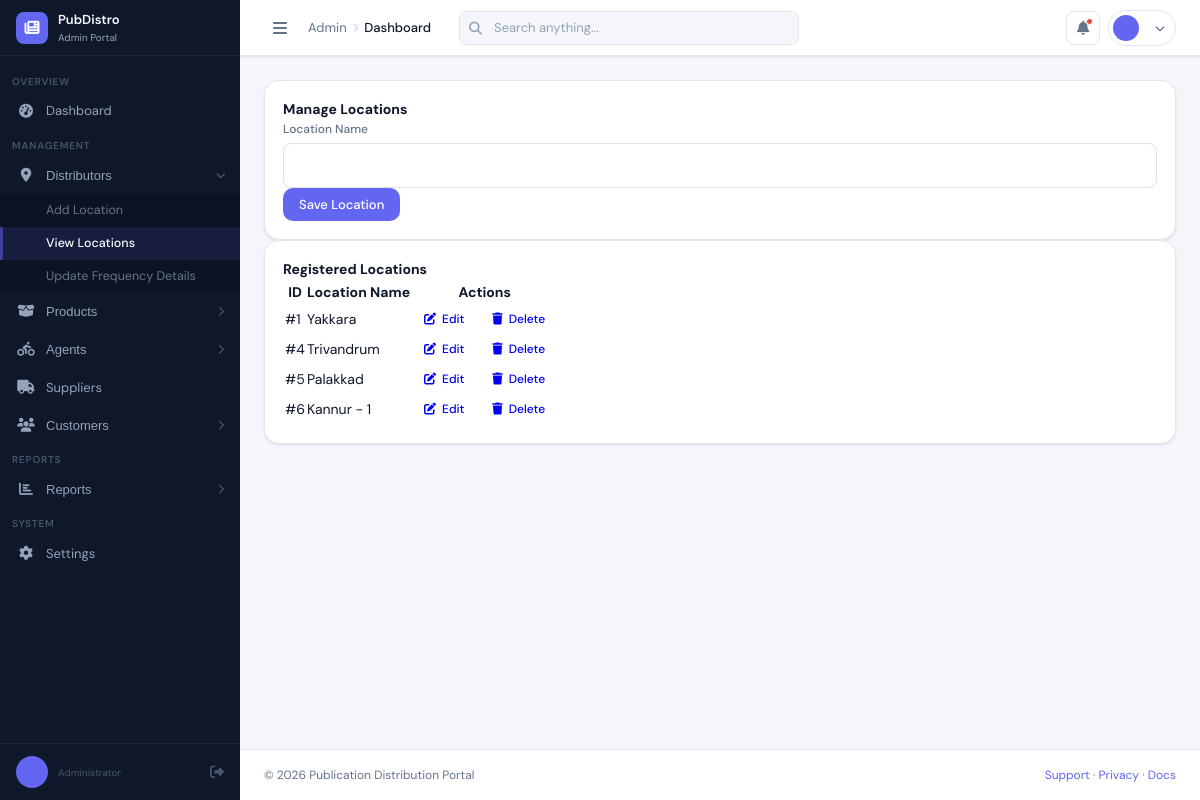
Screenshot of /admin_panel/location/ with the database file from the repository.
### admin_panel/models.py (models this page shows, shortened)
class Location(models.Model):
    location = models.CharField(max_length=20)

### admin_panel/views.py (the view)
# urls.py: path('location/', views.location_list_create_update, name='location_list'),
def location_list_create_update(request, id=None):
    obj = get_object_or_404(Location, id=id) if id else None
    form = LocationForm(request.POST or None, instance=obj)
    if request.method == "POST" and form.is_valid():
        form.save()
        return redirect('location_list')
    data = Location.objects.all()
    return render(request, 'loc_list_form.html', {
        'form': form,
        'data': data
    })

### admin_panel/forms.py
class LocationForm(forms.ModelForm):
    class Meta:
        model = Location
        fields = '__all__'

### templates/loc_list_form.html (shortened to what this page needs)
{% extends 'adminheader.html' %}
{% block content %}
<div class="container-fluid py-4">
    <div class="row">
        <div class="col-lg-4 mb-4">
            <div class="card shadow-sm border-0 h-100" style="border-radius: 15px;">
                <div class="card-body p-4">
                    <h4 class="mb-4 fw-bold text-primary">Manage Locations</h4>
                    <form method="POST">
                        <div class="mb-4">
                            <label class="form-label fw-semibold text-muted">Location Name</label>
                            <div class="location-input">
                                {{ form.location }}
                            </div>
                        </div>
                        <button type="submit" class="btn btn-primary btn-lg w-100 shadow-0 py-3" style="border-radius: 10px;">
                            Save Location
                        </button>
                    </form>
                </div>
            </div>
        </div>
        <div class="col-lg-8 mb-4">
            <div class="card shadow-sm border-0 h-100" style="border-radius: 15px;">
                <div class="card-body p-4">
                    <h4 class="mb-4 fw-bold text-dark">Registered Locations</h4>
                    <div class="table-responsive">
                        <table class="table table-hover align-middle">
                            <thead class="bg-light">
                                <tr>
                                    <th class="border-0 text-muted py-3">ID</th>
                                    <th class="border-0 text-muted py-3">Location Name</th>
                                    <th class="border-0 text-muted py-3 text-center">Actions</th>
                                </tr>
                            </thead>
                            <tbody>
                                {% for i in data %}
                                <tr>
                                    <td class="py-3 text-muted">#{{ i.id }}</td>
                                    <td class="py-3"><span class="fw-bold text-dark">{{ i.location }}</span></td>
                                    <td class="py-3 text-center">
                                        <div class="d-flex justify-content-center gap-2">
                                            <a href="{% url 'location_edit' i.id %}" class="btn btn-sm btn-outline-primary px-3">
                                                <i class="fas fa-edit me-1"></i> Edit
                                            </a>
                                            <a href="{% url 'location_delete' i.id %}" class="btn btn-sm btn-outline-danger px-3">
                                                <i class="fas fa-trash me-1"></i> Delete
                                            </a>
                                        </div>
                                    </td>
                                </tr>
                                {% empty %}
                                <tr>
                                    <td colspan="3" class="text-center py-5 text-muted">No locations registered yet.</td>
                                </tr>
                                {% endfor %}
                            </tbody>
                        </table>
                    </div>
                </div>
            </div>
        </div>
    </div>
</div>
{% endblock %}

### templates/adminheader.html (style rules this page uses)
*, *::before, *::after { box-sizing: border-box; margin: 0; padding: 0; }
:root { --sidebar-w: 240px; --sidebar-col-w: 64px; --topbar-h: 56px; --bg: #F4F6FA; --sidebar-bg: #0F172A; --sidebar-text: #94A3B8; --sidebar-hover: rgba(255,255,255,.05); --sidebar-active: #1E293B; --accent: #6366F1; --accent-light: #EEF2FF; --card: #FFFFFF; --text: #0F172A; --text-2: #64748B; --border: #E2E8F0; --shadow: 0 1px 3px rgba(0,0,0,.07),0 1px 2px rgba(0,0,0,.04); --radius: 10px; }
body { font-family:'DM Sans',sans-serif; background:var(--bg); color:var(--text); font-size:14px; line-height:1.5; display:flex; min-height:100vh; }
.card { background:var(--card); border:1px solid var(--border); border-radius:var(--radius); box-shadow:var(--shadow); }
.card-body { padding:18px; }
.btn { display:inline-flex; align-items:center; gap:6px; padding:8px 16px; border-radius:8px; font-size:13px; font-weight:500; font-family:'DM Sans',sans-serif; cursor:pointer; border:none; text-decoration:none; transition:opacity .12s,transform .1s; }
.btn-primary { background:var(--accent); color:#fff; }
.btn-sm { padding:5px 12px; font-size:12px; }
.form-label { display:block; font-size:12px; font-weight:500; color:var(--text-2); margin-bottom:5px; }

### rows the page displays
Location: id "1", location "Yakkara"
Location: id "4", location "Trivandrum"
Location: id "5", location "Palakkad"
Location: id "6", location "Kannur - 1"
